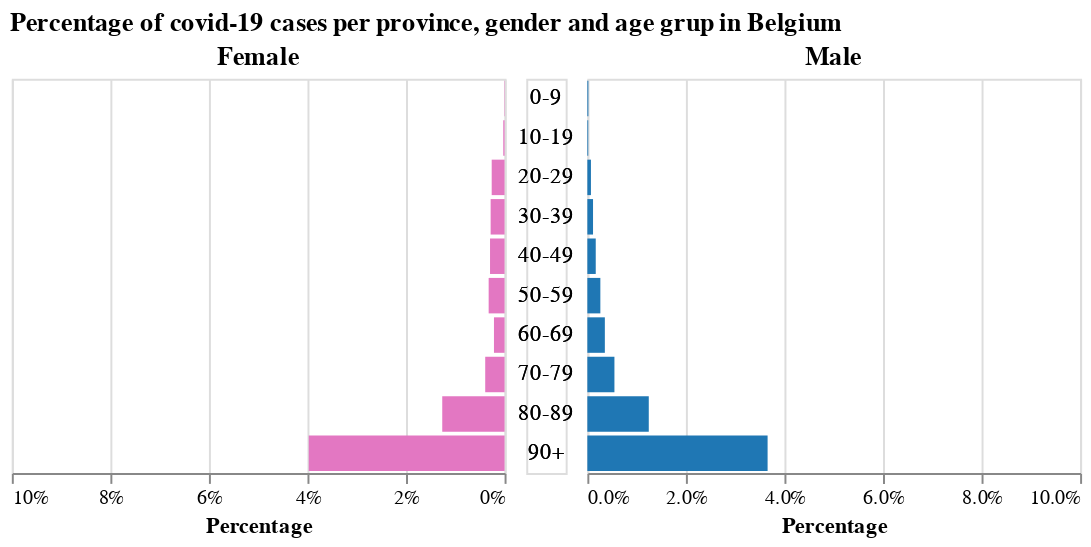

The notebook cell this image was saved under:
### Code cell
provinces = df_plot['PROVINCE'].unique()
select_province = alt.selection_single(
    name='Select', # name the selection 'Select'
    fields=['PROVINCE'], # limit selection to the Major_Genre field
    init={'PROVINCE': 'Antwerpen'}, # use first genre entry as initial value
    bind=alt.binding_select(options=provinces) # bind to a menu of unique provence values
)


base = alt.Chart(df_plot).add_selection(
    select_province
).transform_filter(
    select_province
).transform_calculate(
    gender=alt.expr.if_(alt.datum.SEX == 'M', 'Male', 'Female')
).properties(
    width=250
)

left = base.transform_filter(
    alt.datum.gender == 'Female'
).encode(
    y=alt.Y('AGEGROUP:O', axis=None),
    x=alt.X('percentage:Q', axis=alt.Axis(format='.0%'),
            title='Percentage',
            sort=alt.SortOrder('descending'),
            scale=alt.Scale(domain=(0.0, 0.1), clamp=True)
            ),
    color=alt.Color('gender:N', scale=color_scale, legend=None),
    tooltip=[alt.Tooltip('percentage', format='.1%')]
).mark_bar().properties(title='Female')

middle = base.encode(
    y=alt.Y('AGEGROUP:O', axis=None),
    text=alt.Text('AGEGROUP:O'),
).mark_text().properties(width=20)

right = base.transform_filter(
    alt.datum.gender == 'Male'
).encode(
    y=alt.Y('AGEGROUP:O', axis=None),
    x=alt.X('percentage:Q', title='Percentage', axis=alt.Axis(format='.1%'), scale=alt.Scale(domain=(0.0, 0.1), clamp=True)),
    color=alt.Color('gender:N', scale=color_scale, legend=None),
    tooltip=[alt.Tooltip('percentage', format='.1%')]
).mark_bar().properties(title='Male')

alt.concat(left, middle, right, spacing=5).properties(title='Percentage of covid-19 cases per province, gender and age grup in Belgium')

### Figure 1 — Vega-Lite specification as saved in the notebook (floating-point values rounded to 4 significant figures; data arrays with more than 128 entries replaced by an {"elided": "..."} marker saying what was removed)
{"config": {"view": {"continuousWidth": 400, "continuousHeight": 300}}, "concat": [{"mark": "bar", "encoding": {"color": {"type": "nominal", "field": "gender", "legend": null, "scale": {"domain": ["Male", "Female"], "range": ["#1f77b4", "#e377c2"]}}, "tooltip": [{"type": "quantitative", "field": "percentage", "format": ".1%"}], "x": {"type": "quantitative", "axis": {"format": ".0%"}, "field": "percentage", "scale": {"clamp": true, "domain": [0.0, 0.1]}, "sort": "descending", "title": "Percentage"}, "y": {"type": "ordinal", "axis": null, "field": "AGEGROUP"}}, "selection": {"Select": {"type": "single", "fields": ["PROVINCE"], "init": {"PROVINCE": "Antwerpen"}, "bind": {"input": "select", "options": ["Antwerpen", "BrabantWallon", "Hainaut", "Limburg", "Liège", "Luxembourg", "Namur", "OostVlaanderen", "VlaamsBrabant", "WestVlaanderen"]}}}, "title": "Female", "transform": [{"filter": {"selection": "Select"}}, {"calculate": "if((datum.SEX === 'M'),'Male','Female')", "as": "gender"}, {"filter": "(datum.gender === 'Female')"}], "width": 250}, {"mark": "text", "encoding": {"text": {"type": "ordinal", "field": "AGEGROUP"}, "y": {"type": "ordinal", "axis": null, "field": "AGEGROUP"}}, "selection": {"Select": {"type": "single", "fields": ["PROVINCE"], "init": {"PROVINCE": "Antwerpen"}, "bind": {"input": "select", "options": ["Antwerpen", "BrabantWallon", "Hainaut", "Limburg", "Liège", "Luxembourg", "Namur", "OostVlaanderen", "VlaamsBrabant", "WestVlaanderen"]}}}, "transform": [{"filter": {"selection": "Select"}}, {"calculate": "if((datum.SEX === 'M'),'Male','Female')", "as": "gender"}], "width": 20}, {"mark": "bar", "encoding": {"color": {"type": "nominal", "field": "gender", "legend": null, "scale": {"domain": ["Male", "Female"], "range": ["#1f77b4", "#e377c2"]}}, "tooltip": [{"type": "quantitative", "field": "percentage", "format": ".1%"}], "x": {"type": "quantitative", "axis": {"format": ".1%"}, "field": "percentage", "scale": {"clamp": true, "domain": [0.0, 0.1]}, "title": "Percentage"}, "y": {"type": "ordinal", "axis": null, "field": "AGEGROUP"}}, "selection": {"Select": {"type": "single", "fields": ["PROVINCE"], "init": {"PROVINCE": "Antwerpen"}, "bind": {"input": "select", "options": ["Antwerpen", "BrabantWallon", "Hainaut", "Limburg", "Liège", "Luxembourg", "Namur", "OostVlaanderen", "VlaamsBrabant", "WestVlaanderen"]}}}, "title": "Male", "transform": [{"filter": {"selection": "Select"}}, {"calculate": "if((datum.SEX === 'M'),'Male','Female')", "as": "gender"}, {"filter": "(datum.gender === 'Male')"}], "width": 250}], "data": {"name": "data-8c4256b2c33a1fca2a5d94ca31a38873"}, "spacing": 5, "title": "Percentage of covid-19 cases per province, gender and age grup in Belgium", "$schema": "https://vega.github.io/schema/vega-lite/v4.8.1.json", "datasets": {"data-8c4256b2c33a1fca2a5d94ca31a38873": {"elided": "200 records"}}}
